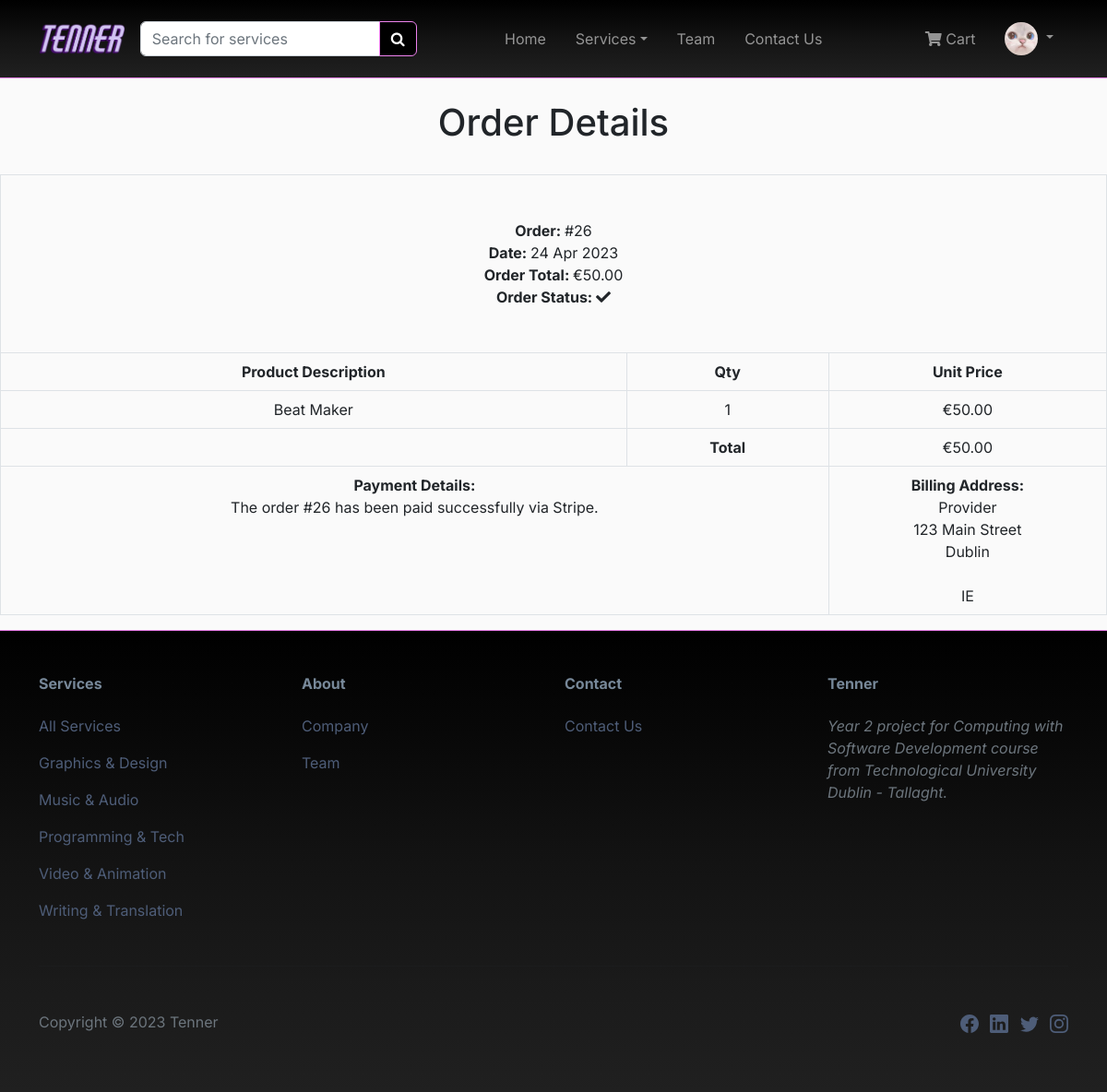
The app's page /orders/26/ (signed in) with its own data.
### accounts/models.py (models this page shows, shortened)
class CustomUser(AbstractUser):
    first_name = models.CharField(max_length=255)
    last_name = models.CharField(max_length=255)

class Profile(models.Model):
    user = models.OneToOneField(
        get_user_model(),
        null=True,
        on_delete=models.CASCADE,
    )
    email = models.EmailField(max_length=255)
    first_name = models.CharField(max_length=255)
    last_name = models.CharField(max_length=255)
    image = models.ImageField(upload_to='profile', blank=True, null=True)
    join_date = models.DateTimeField(auto_now_add=True, blank=True, null=True)

### order/models.py (models this page shows, shortened)
class Order(models.Model):
    token = models.CharField(max_length=250, blank=True)
    total = models.DecimalField(max_digits=10, decimal_places=2, verbose_name='Euro Order Total')
    emailAddress = models.EmailField(max_length=250, blank=True, verbose_name='Email Address')
    created = models.DateTimeField(auto_now_add=True)
    billingName = models.CharField(max_length=250, blank=True)
    billingAddress1 = models.CharField(max_length=250, blank=True)
    billingCity = models.CharField(max_length=250, blank=True)
    billingPostcode = models.CharField(max_length=10, blank=True)
    billingCountry = models.CharField(max_length=200, blank=True)
    class Meta:
        db_table = 'Order'
        ordering = ['-created']

class OrderItem(models.Model):
    service = models.CharField(max_length=250)
    quantity = models.IntegerField()
    price = models.DecimalField(max_digits=10, decimal_places=2, verbose_name='Euro Price')
    order = models.ForeignKey(Order, on_delete=models.CASCADE)
    class Meta:
        db_table = 'OrderItem'

### services/models.py (models this page shows, shortened)
class Category(models.Model):
    id = models.UUIDField(
        primary_key=True,
        default=uuid.uuid4,
        editable=False)
    name = models.CharField(max_length=250, unique=True)
    description = models.TextField(blank = True)
    class Meta:
        ordering = ('name',)
        verbose_name = 'category'
        verbose_name_plural = 'categories'
    def get_absolute_url(self):
        return reverse('services:services_by_category', args=[self.id])

### order/views.py (the view)
# urls.py: path('<int:order_id>/', views.orderDetail.as_view(), name='order_detail'),
class orderDetail(LoginRequiredMixin, View):
    def get(self, request, order_id):
        if request.user.is_authenticated:
            email = str(request.user.email)
            order = Order.objects.get(id=order_id, emailAddress=email)
            order_items = OrderItem.objects.filter(order=order)
        return render(request, 'order/order_detail.html', {'order': order, 'order_items': order_items})

### accounts/templatetags/auth_extras.py (called while the page is built)
@register.filter(name='has_group')
def has_group(user, group_name):
    group = Group.objects.get(name=group_name)
    if group in user.groups.all():
        return True
    return False

### cart/context_processors.py (called while the page is built)
def counter(request):
    item_count = 0
    if 'admin' in request.path:
        return {}
    else:
        try:
            cart = Cart.objects.filter(cart_id=_cart_id(request))
            cart_items = CartItem.objects.all().filter(cart=cart[:1])
            for cart_item in cart_items:
                item_count += cart_item.quantity
        except Cart.DoesNotExist:
            item_count = 0
    return {'item_count':item_count}

### cart/views.py (called while the page is built)
def _cart_id(request):
    cart = request.session.session_key
    if not cart:
        cart = request.session.create()
    return cart

### pages/context_processors.py (called while the page is built)
def category_links(request):
    category_links = Category.objects.all()
    return {'category_links': category_links}

### order/templates/order/order_detail.html (shortened to what this page needs)
{% extends "base.html" %}
{% load static %}
{% block content %}
<div>
    <div class="text-center">
        <br>
        <h1 class="text-center">Order Details</h1>
        <br>
        <table class="table table-bordered">
            <tr>
                <td class="text-left p-5" colspan="4">
                    <b>Order: </b>#{{ order.id }}<br>
                    <b>Date: </b>{{ order.created|date:"d M Y" }}<br>
                    <b>Order Total: </b>€{{ order.total }}<br>
                    <b>Order Status: </b><i class="fas fa-check"></i>
                </td>
            </tr>
            <tr>
                <td><b>Product Description</b></td>
                <td><b>Qty</b></td>
                <td><b>Unit Price</b></td>
            </tr>
            {% for item in order_items %}
            <tr>
                <td>{{ item.service }}</td>
                <td>{{ item.quantity }}</td>
                <td>€{{ item.price }}</td>
            </tr>
            {% endfor %}
            <tr>
                <td><br></td>
                <td><b>Total</b></td>
                <td>€{{ order.total }}</td>
            </tr>
            <tr>
                <td class="text-left" colspan="2">
                    <b>Payment Details: </b><br>
                    The order #{{ order.id }} has been paid successfully via Stripe.
                </td>
                <td class="text-left" colspan="2">
                    <b>Billing Address: </b><br>
                    {{ order.billingName }}<br>
                    {{ order.billingAddress1 }}<br>
                    {{ order.billingCity }}<br>
                    {{ order.billingPostcode }}<br>
                    {{ order.billingCountry }}<br>
                </td>
            </tr>
        </table>
    </div>
</div>
{% endblock content %}

### pages/templates/navbar.html (shortened to what this page needs)
{% load auth_extras %}
{% load static %}
<nav class="navbar navbar-dark navbar-expand-md sticky-top navbar-shrink py-3" id="mainNav">
    <div class="container">
        <a class = "me-3" href = "/"><img src = "{% static 'images/tenner_logo7.png' %}" class = "w-100 logo-size" alt = "logo"></a>
        <div id="search-bar">
            <form action="{% url 'search:search_result' %}" method="GET" style="width: 100%;">
                <div class="input-group">
                    <input type="search" class="form-control" placeholder="Search for services" aria-label="Search"
                        name="q">
                    <button class="btn btn-primary" type="submit"><i class="fa fa-search"></i></button>
                </div>
            </form>
        </div>
        <div class="collapse navbar-collapse" id="navcol-1">
            <ul class="navbar-nav mx-auto">
                <li class="nav-item"><a class="nav-link" href="/">Home</a></li>
                <li class="nav-item">
                    <li class="nav-item dropdown">
                        <a class="nav-link dropdown-toggle" href="" role="button" data-bs-toggle="dropdown">Services</a>
                    </li>
                </li>
                <li class="nav-item"><a class="nav-link" href="{% url 'team' %}">Team</a></li>
                <li class="nav-item"><a class="nav-link" href="{% url 'contact:contact_us' %}">Contact Us</a></li>
            </ul>
            <ul class="navbar-nav navbar-right">
                {% if user.is_authenticated %}
                <div class="d-flex align-items-center">
                    {% if item_count > 0 %}
                    <li class="nav-item">
                        <a class="nav-link" href="{% url 'cart:cart_detail' %}">
                            <i class="fas fa-shopping-cart"></i>&nbsp;Cart ({{item_count}})
                    </a>
                    </li>
                    {% else %}
                    <li class="nav-item">
                        <a class="nav-link" href="{% url 'cart:cart_detail' %}">
                            <i class="fas fa-shopping-cart"></i>&nbsp;Cart
                        </a>
                    </li>
                    {% endif %}
                </div>
                    <li class="nav-item">
                        <li class="nav-item dropdown">
                            {% if user.profile.image %}
                            <a class="nav-link dropdown-toggle" role="button" data-bs-toggle="dropdown">
                                <img class="rounded-circle" src="{{ user.profile.image.url }}" width="36px;" alt="User profile image">
                            </a>
                            {% else %}
                            <a class="nav-link dropdown-toggle" href="" role="button" data-bs-toggle="dropdown">
                                <img class="rounded-circle" src="{% static 'images/default_profile_pic.jpg' %}" width="36px;" alt="User profile image">
                            </a>
                            {% endif %}
                        </li>
                    </li>
                {% endif %}
            </ul>
        </div>
    </div>
</nav>

### pages/templates/footer.html (shortened to what this page needs)
<footer>
    <div class="container py-4 py-lg-5">
        <div class="row justify-content-center">
            <div class="col-sm-4 col-md-3 text-center text-lg-start d-flex flex-column">
                <h3 class="fs-6 fw-bold">Services</h3>
                <ul class="list-unstyled">
                    <li><a href="{% url 'services:all_services' %}">All Services</a></li>
                    {% for category in category_links %}
                        <li><a href="{{ category.get_absolute_url }}">{{ category.name }}</a></li>
                    {% endfor %}
                </ul>
            </div>
            <div class="col-sm-4 col-md-3 text-center text-lg-start d-flex flex-column">
                <h3 class="fs-6 fw-bold">About</h3>
                <ul class="list-unstyled text-muted">
                    <li><a href="#">Company</a></li>
                    <li><a href="{% url 'team' %}">Team</a></li>
                </ul>
            </div>
            <div class="col-sm-4 col-md-3 text-center text-lg-start d-flex flex-column">
                <h3 class="fs-6 fw-bold">Contact</h3>
                <ul class="list-unstyled">
                    <li><a href="{% url 'contact:contact_us' %}">Contact Us</a></li>
                </ul>
            </div>
            <div class="col-lg-3 text-center text-lg-start d-flex flex-column align-items-center order-first align-items-lg-start order-lg-last">
                <h3 class="fs-6 fw-bold">Tenner</h3>
                <p class="text-muted fst-italic mb-4">Year 2 project for Computing with Software Development course from Technological University Dublin - Tallaght.</p>
            </div>
        </div>
        <hr>
        <div class="text-muted d-flex justify-content-between align-items-center pt-3">
            <p class="mb-0">Copyright © {% now 'Y' %} Tenner</p>
            <ul class="list-inline mb-0">
                <li class="list-inline-item pt-3">
                    <a href="https://www.facebook.com/" target="_blank">
                    </a>
                </li>
                <li class="list-inline-item pt-3">
                    <a href="https://www.linkedin.com/" target="_blank">
                    </a>
                </li>
                <li class="list-inline-item">
                    <a href="https://twitter.com/" target="_blank">
                    </a>
                </li>
                <li class="list-inline-item">
                    <a href="https://www.instagram.com/" target="_blank">
                    </a>
                </li>
            </ul>
        </div>
    </div>
</footer>

### static/css/style.css (style rules this page uses)
body { font-family: "Inter", "Helvetica Neue", Helvetica, Arial, sans-serif; background: #fafafa; }
#mainNav { border-bottom: solid violet 1px; background: linear-gradient(#000000, #090909, #131313, #1a1a1a, #202020); }
#mainNav .nav-link { margin-left: .5em; margin-right: .5em; }
footer { border-top: solid violet 1px; background: linear-gradient(#000000, #090909, #131313, #1a1a1a, #202020); }
footer h3, footer li { padding-bottom: 16px; color: lightslategray; }
footer svg { font-size: 1.25rem; }
footer li a:link, footer li a:visited { text-decoration: none; color: #4E5D78; }
.btn-primary { background-color: black; border-color: violet; color: white; }

### static/css/custom.css (style rules this page uses)
.logo-size { height: 2.3rem; }

### records on screen
CustomUser: profile.image (picture)
Order: id "26", created "24 Apr 2023", total "50.00", billingName "Provider", billingAddress1 "123 Main Street", billingCity "Dublin", billingCountry "IE"
OrderItem: service "Beat Maker", quantity "1", price "50.00"
Category: name "Graphics & Design"
Category: name "Music & Audio"
Category: name "Programming & Tech"
Category: name "Video & Animation"
Category: name "Writing & Translation"
